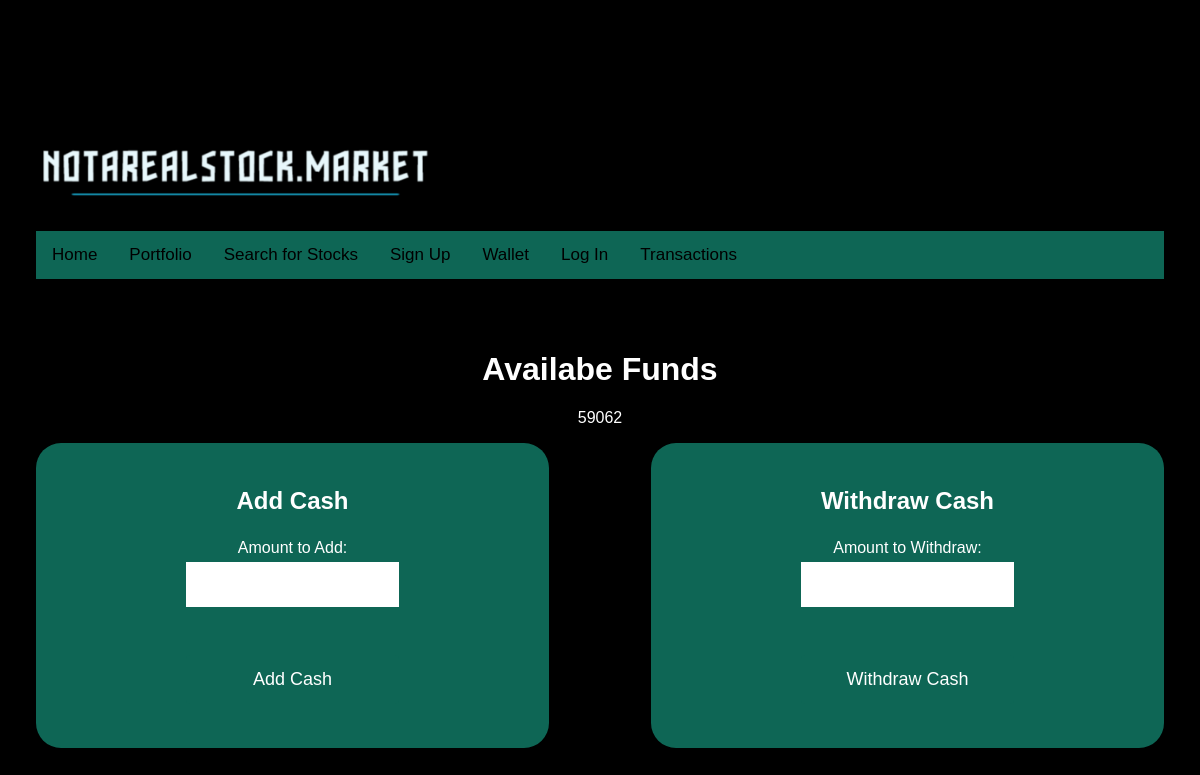
Page /wallet (signed in) on the earlier database version.
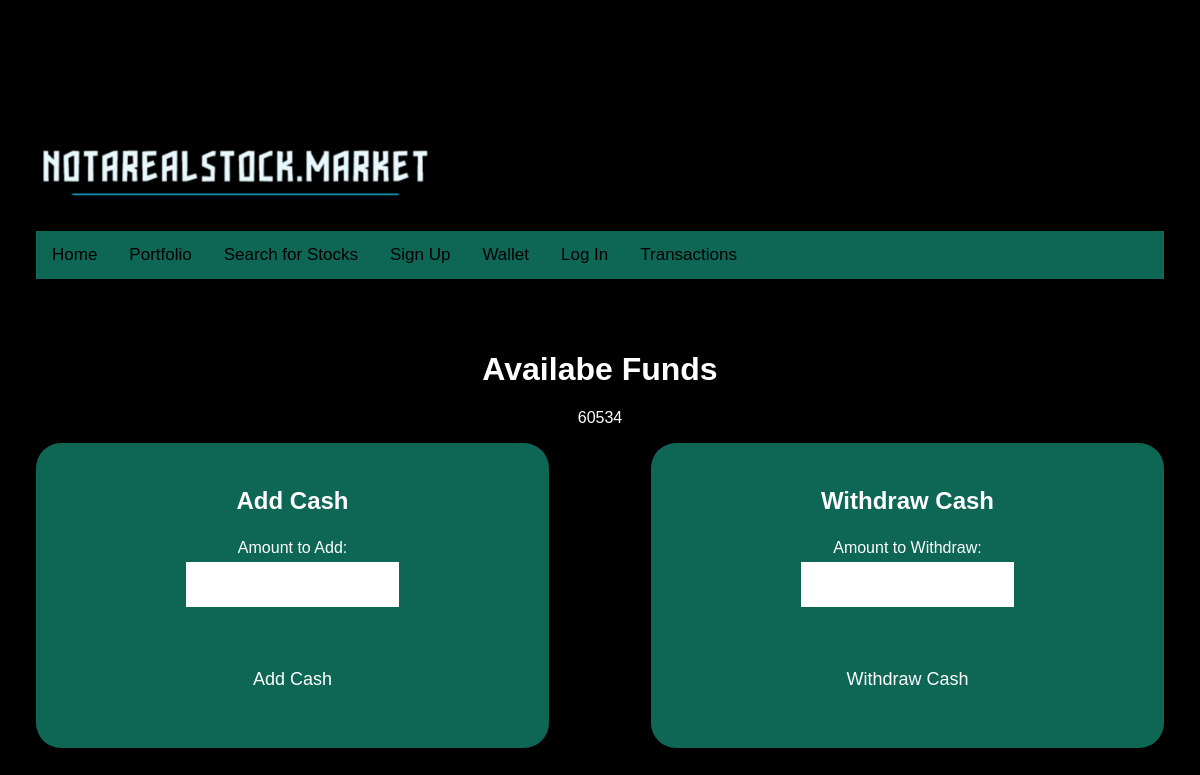
Same page on the later database version.
### app.py (models this page shows, shortened)
class User(db.Model):
   __tablename__ = 'User'
   userId = db.Column(db.Integer, primary_key=True, index=True)
   first_name = db.Column(db.String(100))
   last_name = db.Column(db.String(100))
   email = db.Column(db.String(100))
   password = db.Column(db.String(100))
   cashBal = db.Column(db.Integer)

### app.py (the view)
@app.route("/wallet", methods=['GET', 'POST'])
def wallet():
    user_id = session.get('user_id')
    if not user_id:
       return redirect(url_for('login'))
    user = User.query.filter_by(userId=user_id).first()
    if user is not None:
        balance = user.cashBal
    else:
        balance = "User not found"
    return render_template('wallet.html', balance=balance)

### templates/wallet.html (shortened to what this page needs)
<div style="text-align: left;"><img src="{{ url_for('static', filename='notarealstock.png') }}" width="400"/></div>
<div class="topnav">
  <a class="active" href="/">Home</a>
  <a href="portfolio">Portfolio</a>
  <a href="searchstock">Search for Stocks</a>
  <a href="signup">Sign Up</a>
  <a href="wallet">Wallet</a>
  <a href="login-signup">Log In</a>
  <a href="transactions">Transactions</a>
</div>
</head>
</body>
</html>
</body>
</html>
    <div style="height: 50px;"></div>
<h1>Availabe Funds</h1>
<p>{{ balance }}</p>
<body>
  <div class="form-container">
    <div class="formbox">
    <form action="/addcash" method="post" style="width: 45%;">
      <div>
        <h3>Add Cash</h3>
        <label for="addAmount">Amount to Add:</label><br>
        <input type="number" id="addAmount" name="addAmount" default=0 required><br><br>
        <input type="submit" value="Add Cash">
      </div>
    </form>
    </div>
    <div style="width: 10%;"></div>
    <div class="formbox">
    <form action="/withdraw" method="post" style="width: 45%;">
      <div>
        <h3>Withdraw Cash</h3>
        <label for="withdrawAmount">Amount to Withdraw:</label><br>
        <input type="number" id="withdrawAmount" name="withdrawAmount" required><br><br>
        <input type="submit" value="Withdraw Cash">
      </div>
    </form>
    </div>
  </div>
</body>
</html>
</head>
</html>
<html>
</body>
</html>
<head>
</head>

Differences in the rows shown:
changed User: cashBal "59062" → "60534"
